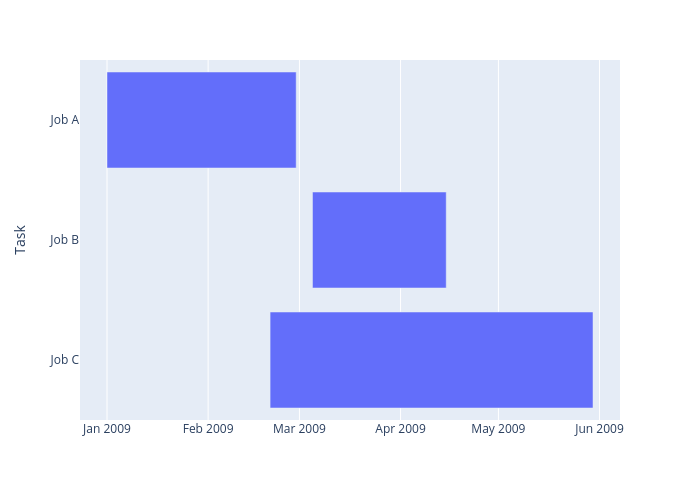

This chart was generated by the following Python code:
# -*- coding: utf-8 -*-
''' Gantt chart test.

Code obtained from: https://plotly.com/python/gantt/''' 

import os
import plotly.express as px
import pandas as pd

df = pd.DataFrame([
    dict(Task="Job A", Start='2009-01-01', Finish='2009-02-28'),
    dict(Task="Job B", Start='2009-03-05', Finish='2009-04-15'),
    dict(Task="Job C", Start='2009-02-20', Finish='2009-05-30')
])

fig = px.timeline(df, x_start="Start", x_end="Finish", y="Task")
fig.update_yaxes(autorange="reversed") # otherwise tasks are listed from the bottom up
# fig.show()
fname= os.path.basename(__file__)
output_file_name= os.path.splitext(fname)[0]+'.png'
print(output_file_name)
fig.write_image(output_file_name)
